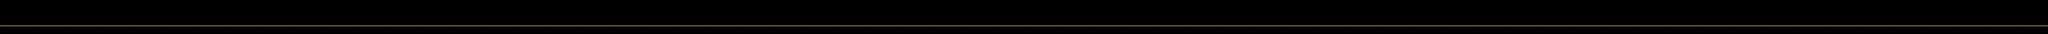

This is a level from a 2D game, rendered from its Tiled map with the project's own tilesets. A one-line summary and the map file follow, with tile-layer data summarised:
An orthogonal 960x32 tile map with 32x16 px tiles, 1 tile layer (line) and 8 objects.

<map version="1.2" tiledversion="1.2.1" orientation="orthogonal" renderorder="right-down" width="960" height="32" tilewidth="32" tileheight="16" infinite="0" nextlayerid="3" nextobjectid="12">
 <tileset firstgid="1" name="bar" tilewidth="32" tileheight="16" tilecount="2" columns="1">
  <image source="bar2.png" width="32" height="32" />
 </tileset>
 <layer id="1" name="line" width="960" height="32">
  <data>[30720 cells, 960 non-empty, 1 distinct tile ids]</data>
 </layer>
 <objectgroup id="2" name="crystals">
  <object id="2" x="81" y="370">
   <ellipse />
  </object>
  <object id="4" x="109" y="368">
   <ellipse />
  </object>
  <object id="5" x="142" y="367">
   <ellipse />
  </object>
  <object id="7" x="347" y="368">
   <ellipse />
  </object>
  <object id="8" x="593" y="367">
   <ellipse />
  </object>
  <object id="9" x="788" y="367">
   <ellipse />
  </object>
  <object id="10" x="1171" y="371">
   <ellipse />
  </object>
  <object id="11" x="1406" y="372">
   <ellipse />
  </object>
 </objectgroup>
</map>
